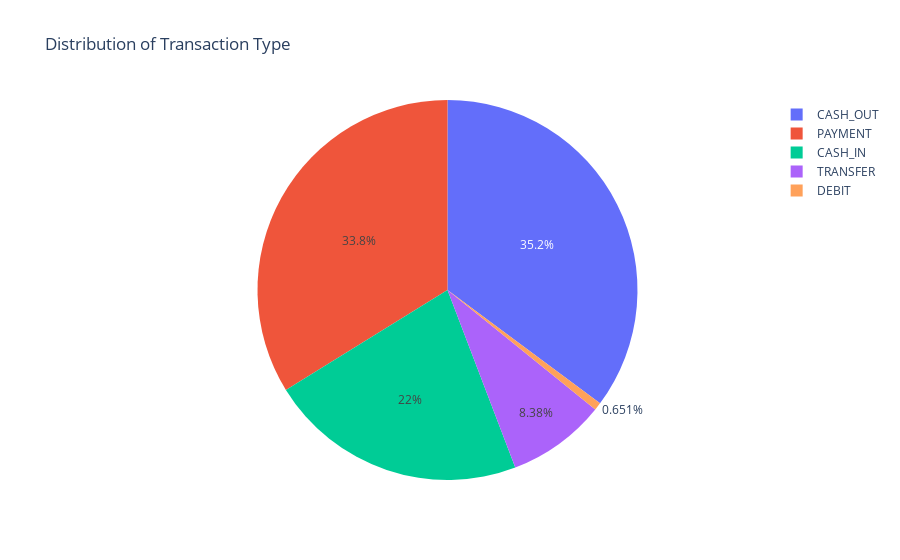

The cell this chart's notebook holds for it:
### Code cell
#figure = plt.pie(df.type.value_counts(),labels= ['CASH_OUT','PAYMENT','CASH_IN','TRANSFER','DEBIT'])
type = df["type"].value_counts()

figure = px.pie(df, values=type.values, names= type.index, title="Distribution of Transaction Type")
figure.show()

### Figure 1 — Plotly figure (JSON) as saved in the notebook; plotly's stock layout.template omitted (floating-point values rounded to 4 significant figures)
{"data": [{"domain": {"x": [0, 1], "y": [0, 1]}, "hovertemplate": "label=%{label}<br>value=%{value}<extra></extra>", "labels": ["CASH_OUT", "PAYMENT", "CASH_IN", "TRANSFER", "DEBIT"], "legendgroup": "", "name": "", "showlegend": true, "type": "pie", "values": [2237500, 2151495, 1399284, 532909, 41432]}], "layout": {"legend": {"tracegroupgap": 0}, "title": {"text": "Distribution of Transaction Type"}}}
